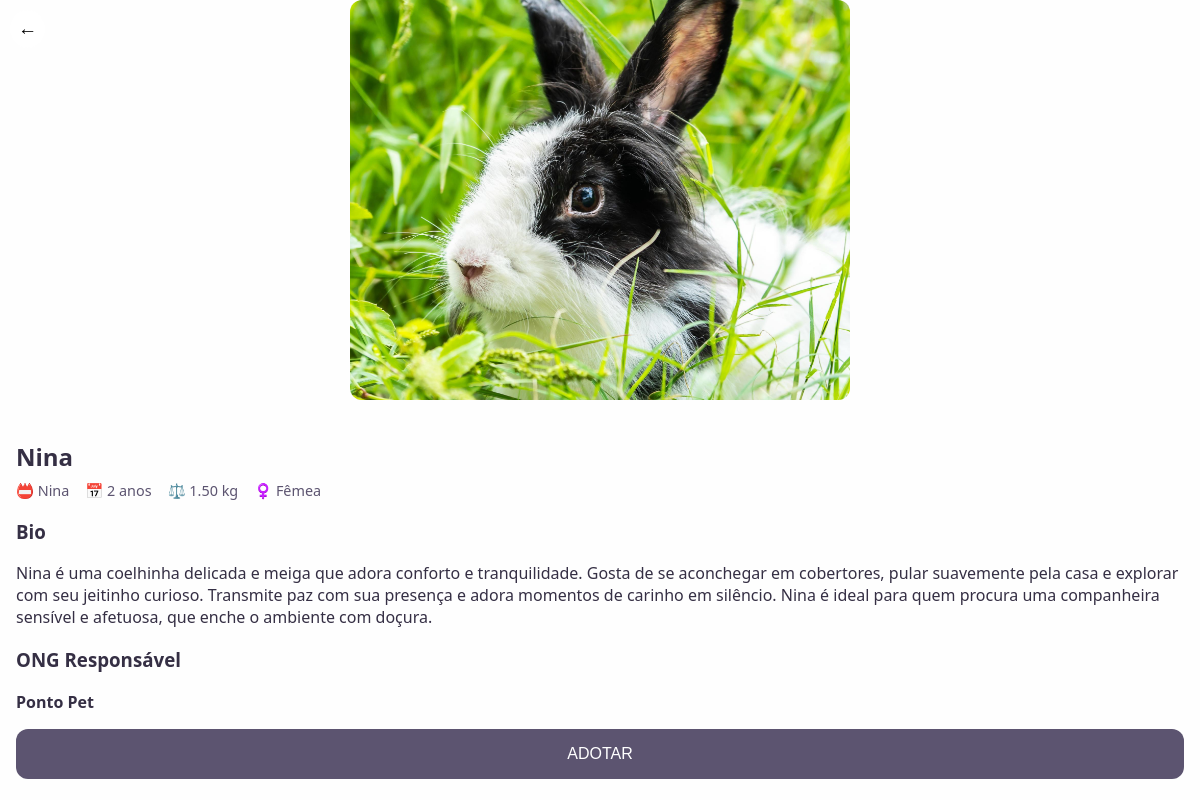
Screenshot of /pet.php?id=3 with the database file from the repository.
### tables this page shows
CREATE TABLE IF NOT EXISTS `animais` (
  `id` int NOT NULL AUTO_INCREMENT,
  `ong_id` int NOT NULL,
  `nome_animal` varchar(100) NOT NULL,
  `peso` decimal(5,2) NOT NULL,
  `descricao` text,
  `idade` int DEFAULT NULL,
  `tipo` varchar(50) DEFAULT NULL,
  `sexo` varchar(10) DEFAULT NULL,
  PRIMARY KEY (`id`),
  KEY `ong_id` (`ong_id`)
);

CREATE TABLE IF NOT EXISTS `ongs` (
  `id` int NOT NULL AUTO_INCREMENT,
  `numero_ong` varchar(20) NOT NULL,
  `nome_ong` varchar(100) NOT NULL,
  PRIMARY KEY (`id`)
);

### pet.php (the view, shortened to what this page needs)
<?php
include 'conexao.php';
$id = isset($_GET['id']) ? intval($_GET['id']) : 0;
$sql = "SELECT a.*, o.nome_ong, o.numero_ong FROM animais a JOIN ongs o ON a.ong_id = o.id WHERE a.id = $id";
$res = $conexao->query($sql);
if ($res->num_rows > 0) {
  $animal = $res->fetch_assoc();
} else {
  echo '<p>Animal não encontrado.</p>';
  exit;
}
$sqlFotos = "SELECT caminho_foto FROM fotos_animais WHERE animal_id = $id";
$resFotos = $conexao->query($sqlFotos);
$fotos = [];
if ($resFotos && $resFotos->num_rows > 0) {
  while ($foto = $resFotos->fetch_assoc()) {
    $fotos[] = $foto['caminho_foto'];
  }
}
?>
<!DOCTYPE html>
<html lang="PT-br">
<head>
  <link rel="stylesheet" href="style.css" />
</head>
<body>
  <div class="pet-detail-page">
    <div class="pet-header">
      <button onclick="history.back()">←</button>
      <?php if (count($fotos) > 0): ?>
        <div class="carousel-container">
          <div class="carousel">
            <?php foreach ($fotos as $i => $foto): ?>
              <img src="<?php echo htmlspecialchars($foto); ?>" alt="<?php echo htmlspecialchars($animal['nome_animal']); ?>" class="pet-main-img<?php echo $i === 0 ? ' active' : ''; ?>" data-index="<?php echo $i; ?>" />
            <?php endforeach; ?>
          </div>
        </div>
      <?php else: ?>
        <img src="uploads/teste.png" alt="Sem foto" class="pet-main-img" />
      <?php endif; ?>
    </div>
    <div class="pet-info-section">
      <h2><?php echo htmlspecialchars($animal['nome_animal']); ?></h2>
      <div class="pet-stats">
        <span>📛 <?php echo htmlspecialchars($animal['nome_animal']); ?></span>
        <span>📅 <?php echo htmlspecialchars($animal['idade']); ?> anos</span>
        <span>⚖️ <?php echo htmlspecialchars($animal['peso']); ?> kg</span>
        <span><?php echo (isset($animal['sexo']) && strtolower($animal['sexo']) === 'femea' ? '♀️ Fêmea' : (isset($animal['sexo']) ? '♂️ Macho' : '')); ?></span>
      </div>
      <div class="bio">
        <h3>Bio</h3>
        <p><?php echo htmlspecialchars($animal['descricao'] ?? 'Sem descrição.'); ?></p>
        <h3>ONG Responsável</h3>
        <p><strong><?php echo htmlspecialchars($animal['nome_ong']); ?></strong></p>
      </div>
      <button class="adopt-btn" onclick="window.open('https://wa.me/<?php echo preg_replace('/\D/', '', $animal['numero_ong']); ?>?text=<?php echo urlencode('Olá! Tenho interesse em adotar o pet ' . $animal['nome_animal'] . '. Poderia me passar mais informações?'); ?>','_blank')">ADOTAR</button>
    </div>
  </div>
</body>
</html>

### style.css (style rules this page uses)
body { margin: 0; font-family: 'Segoe UI', sans-serif; background-color: #fefefe; color: #333; }
.pet-detail-page { font-family: 'Segoe UI', sans-serif; background-color: #fefefe; color: #352F44; min-height: 100vh; display: flex; flex-direction: column; }
.pet-header { position: relative; }
.pet-header button { position: absolute; top: 10px; left: 10px; background: #ffffffcc; border: none; border-radius: 50%; padding: 0.5rem; font-size: 1.2rem; z-index: 10; }
.pet-main-img { min-width: 100%; width: 100%; height: 500px; object-fit: cover; background: #f6f8fa; opacity: 0; transition: opacity 0.4s; pointer-events: none; position: absolute; left: 0; top: 0; border-radius: 12px; box-shadow: 0 2px 8px rgba(0,0,0,0.08); }
.pet-info-section { padding: 1rem; flex: 1; }
.pet-info-section h2 { margin-top: 0.5rem; margin-bottom: 0; }
.pet-stats { display: flex; gap: 1rem; margin-top: 0.5rem; font-size: 0.9rem; color: #5C5470; }
.bio { margin-top: 1rem; }
.adopt-btn { display: block; width: 100%; margin-top: 1rem; padding: 1rem; background-color: #5C5470; color: white; border: none; border-radius: 12px; font-size: 1rem; margin-bottom: 0; cursor: pointer; }
.carousel-container { position: relative; width: 100%; max-width: 500px; margin: 0 auto 1rem auto; overflow: hidden; background: #fff; border-radius: 12px; }
.carousel { display: flex; position: relative; height: 400px; align-items: center; justify-content: center; }
.pet-main-img.active { opacity: 1; pointer-events: auto; position: relative; z-index: 2; }

### rows the page displays
animais: nome_animal "Nina", idade "2", peso "1.50", descricao "Nina é uma coelhinha delicada e meiga que adora conforto e tranquilidade. Gosta de se aconchegar em cobertores, pular suavemente pela casa e explorar com seu jeitinho curioso. Transmite paz com sua presença e adora momentos de carinho em silêncio. Nina é ideal para quem procura uma companheira sensível e afetuosa, que enche o ambiente com doçura.", ong.nome_ong "Ponto Pet"
